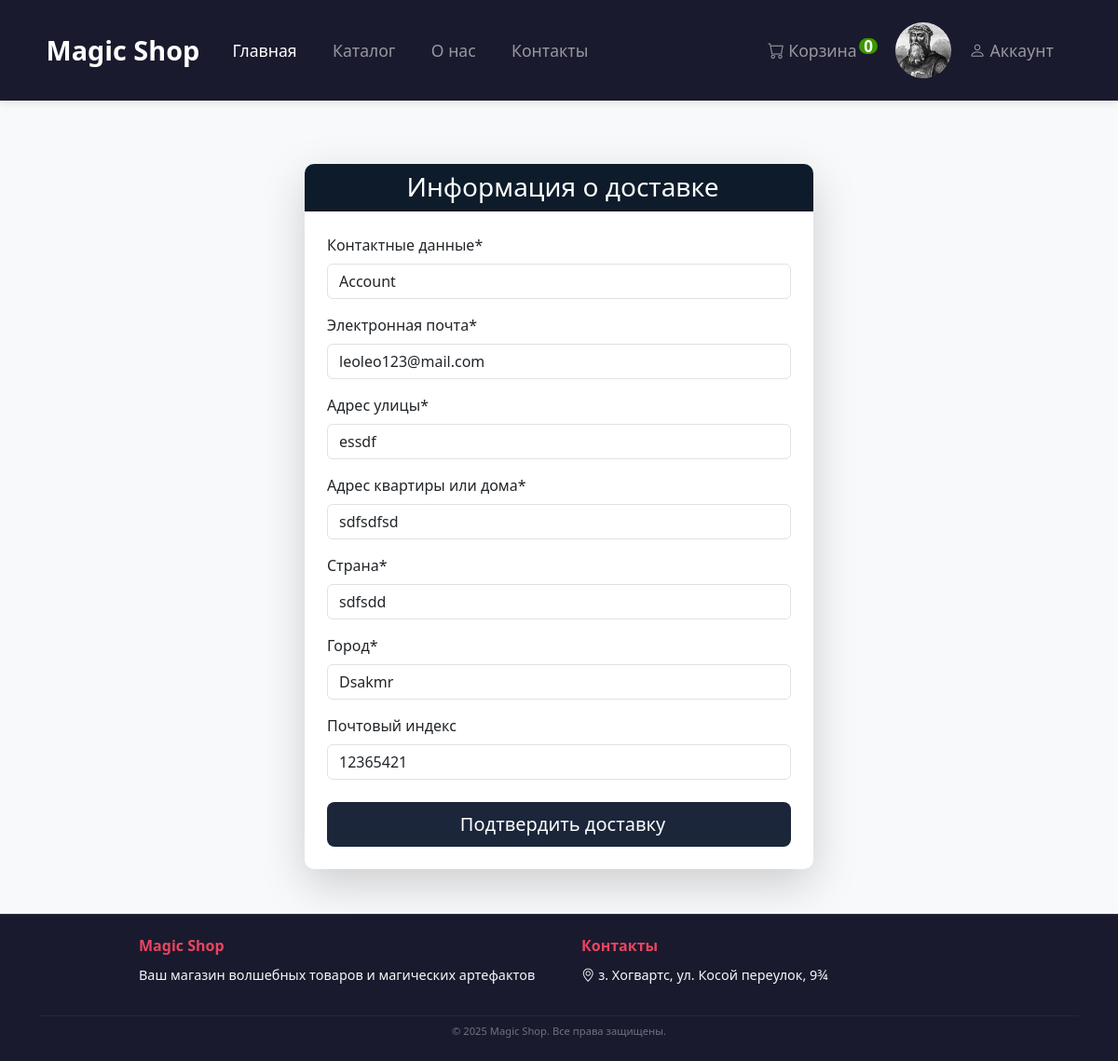
/payment/shiping/ (signed in), run on an earlier commit of the app's database.
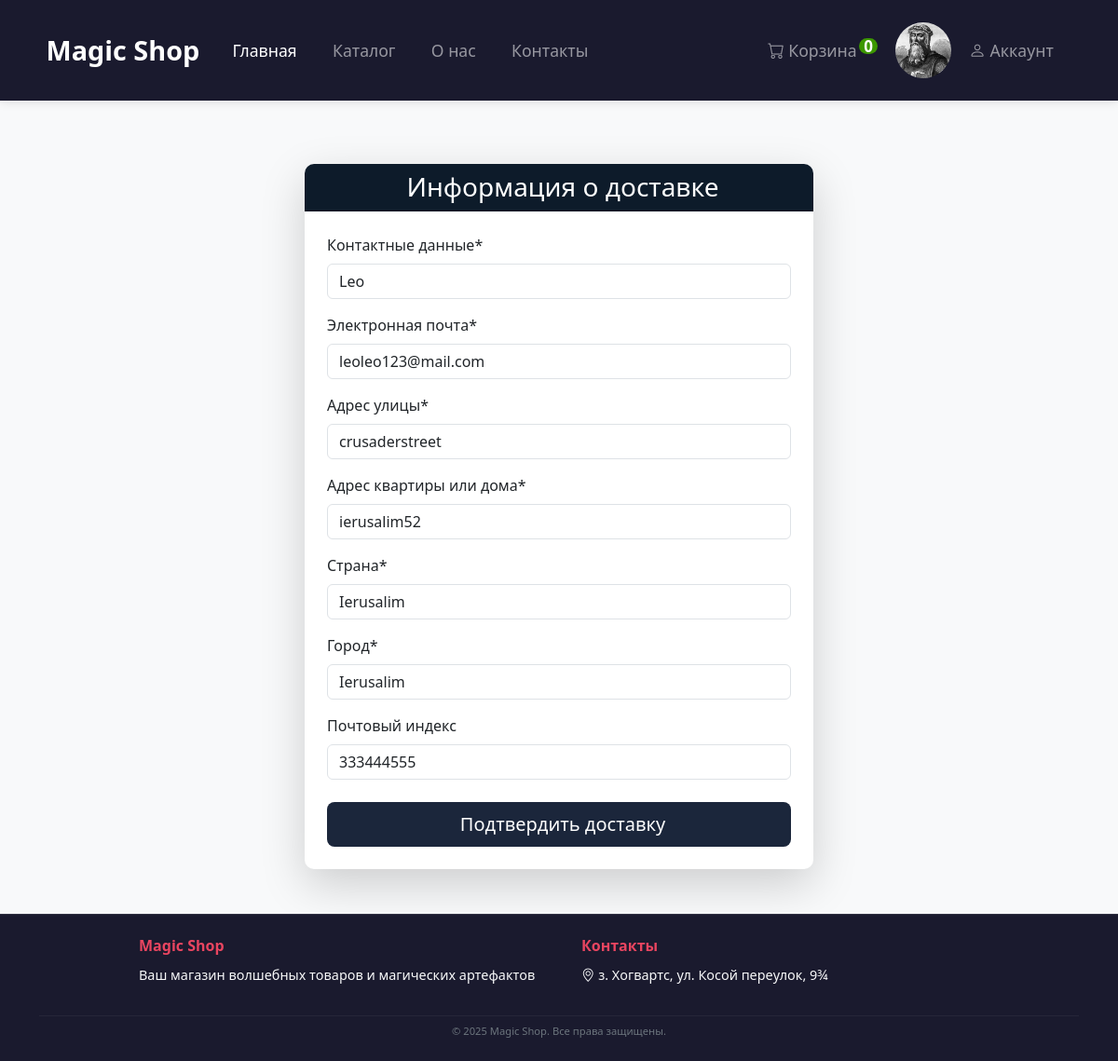
And on a later commit of the database.
### payment/models.py (models this page shows, shortened)
class ShipingAdress(models.Model):
    full_name = models.CharField(max_length=255)
    email = models.EmailField('email address', max_length=255)
    street_adress = models.CharField(max_length=255)
    apartment_adress = models.CharField(max_length=255)
    country =  models.CharField(max_length=255)
    city =  models.CharField(max_length=255)
    zip_code = models.CharField(max_length=255, blank=True, null=True)
    user = models.ForeignKey(User, on_delete=models.CASCADE)

### payment/views.py (the view, shortened to what this page needs)
# urls.py: path('shiping/', shiping, name='shiping'),
@login_required(login_url='account:login')
def shiping(request):
    try:
        shipping_adress = ShipingAdress.objects.get(user=request.user)
    except ShipingAdress.DoesNotExist:
        shipping_adress = None
    form = ShipingAdressForm(instance=shipping_adress)
    return render(request, 'payment/shiping.html', {'form': form})

### payment/forms.py
class ShipingAdressForm(forms.ModelForm):
    class Meta:
        model = ShipingAdress
        fields = ('full_name', 'email', 'street_adress', 'apartment_adress', 'country',
                  'city', 'zip_code')
        exclude = ('user', )
        labels = {
            'full_name': 'Контактные данные',
            'email': 'Электронная почта',
            'street_adress': 'Адрес улицы',
            'apartment_adress': 'Адрес квартиры или дома',
            'country': 'Страна',
            'city': 'Город',
            'zip_code': 'Почтовый индекс',
        }

### cart/cart.py (called while the page is built)
    def __len__(self):
        return sum(item['qty'] for item in self.cart.values())

### cart/context_processors.py (called while the page is built)
def cart(request):
    return {'cart': Cart(request)}

### shop/context_processors.py (called while the page is built)
def categories(request):
    categories = Category.objects.filter(parent=None)
    return {'categories': categories}

### payment/templates/payment/shiping.html (shortened to what this page needs)
{% extends 'base.html' %}
{% load static %}
{% load crispy_forms_tags %}
{% block content %}
<div class="container my-5">
    <div class="row justify-content-center">
        <div class="col-md-8 col-lg-6">
            <div class="card shadow-lg">
                <div class="card-header text-white" style="background-color: #0d1b2a;">
                    <h3 class="mb-0 text-center">Информация о доставке</h3>
                </div>
                <div class="card-body p-4">
                    <form method="post" novalidate>
                        {{ form|crispy }}
                        <div class="d-grid mt-4">
                            <button type="submit" class="btn btn-lg text-white" style="background-color: #1b263b;">
                                 Подтвердить доставку
                            </button>
                        </div>
                    </form>
                </div>
            </div>
        </div>
    </div>
</div>
{% endblock %}

What changed in the data, as far as the page shows it:
removed ShipingAdress: full_name "Account", email "leoleo123@mail.com", street_adress "essdf", apartment_adress "sdfsdfsd", country "sdfsdd", city "Dsakmr", zip_code "12365421"
added ShipingAdress: full_name "Leo", email "leoleo123@mail.com", street_adress "crusaderstreet", apartment_adress "ierusalim52", country "Ierusalim", city "Ierusalim", zip_code "333444555"
